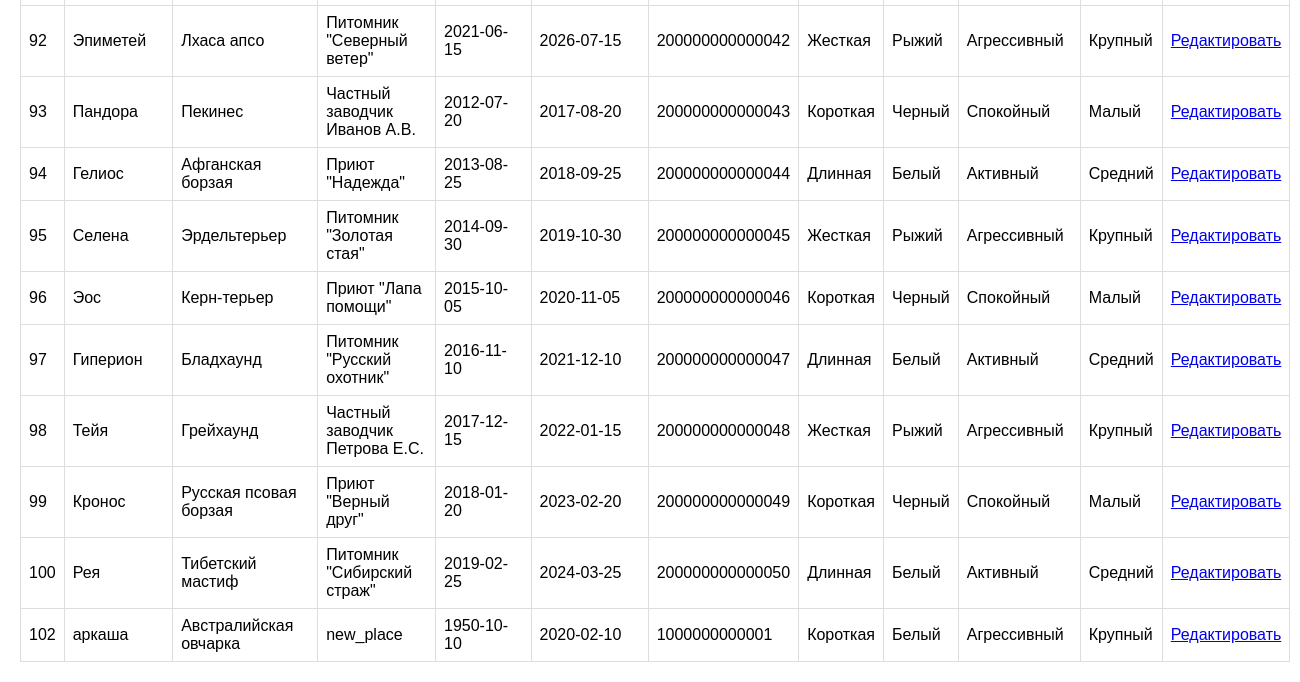
Before: /view (lower part) with the older database file.
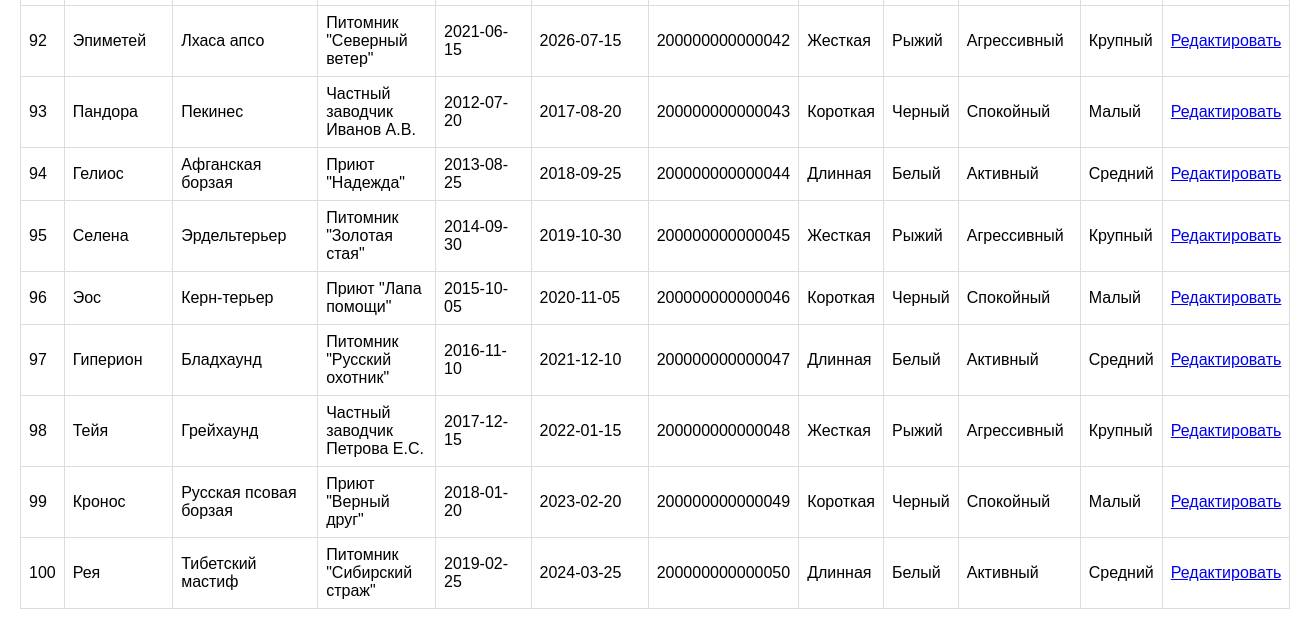
After: the same page with the newer database file.
### tables this page shows
CREATE TABLE "dogs" (
	"id"	INTEGER,
	"name"	VARCHAR(100) NOT NULL,
	"birth_date"	DATE,
	"breeds_id"	INTEGER,
	"getting_id"	INTEGER,
	"vet_examinations_id"	INTEGER,
	"location_id"	INTEGER,
	"registration_date"	DATE,
	"microchip_number"	VARCHAR(20),
	"coat_type"	INTEGER,
	"color_variations"	INTEGER,
	"temperament"	INTEGER,
	"size"	INTEGER,
	PRIMARY KEY("id" AUTOINCREMENT),
	FOREIGN KEY("breeds_id") REFERENCES "breeds"("id"),
	FOREIGN KEY("coat_type") REFERENCES "coat_type"("id"),
	FOREIGN KEY("color_variations") REFERENCES "color_variations"("id"),
	FOREIGN KEY("getting_id") REFERENCES "getting"("id"),
	FOREIGN KEY("location_id") REFERENCES "locations"("id"),
	FOREIGN KEY("size") REFERENCES "size"("id"),
	FOREIGN KEY("temperament") REFERENCES "temperament"("id"),
	FOREIGN KEY("vet_examinations_id") REFERENCES "vet_examinations"("id")
);

CREATE TABLE breeds (
    id INTEGER PRIMARY KEY AUTOINCREMENT,
    breed_name VARCHAR(100) NOT NULL,
    breed_group VARCHAR(50),
    origin_country VARCHAR(50),
    average_lifes INTEGER,
    typical_use VARCHAR(100),
    common_health_issues VARCHAR(200),
    recommended_vaccinations VARCHAR(200),
    veterinary_care VARCHAR(50),
    average_weight_male FLOAT,
    average_weight_female FLOAT,
    trainability_level VARCHAR(50),
    recommended_training_age INTEGER,
    common_behavioral_issues VARCHAR(200),
    preferred_training_methods VARCHAR(200),
    typical_learning_period INTEGER
);

CREATE TABLE locations (
    id INTEGER PRIMARY KEY AUTOINCREMENT,
    location_name VARCHAR(100) NOT NULL,
    location_type VARCHAR(50),
    address VARCHAR(200),
    contact_info VARCHAR(100),
    price FLOAT,
    availability INTEGER,
    website VARCHAR(200)
);

CREATE TABLE coat_type (
    id INTEGER PRIMARY KEY AUTOINCREMENT,
    coat_type_name VARCHAR(50) NOT NULL
);

CREATE TABLE color_variations (
    id INTEGER PRIMARY KEY AUTOINCREMENT,
    color_variations_name VARCHAR(50) NOT NULL
);

CREATE TABLE temperament (
    id INTEGER PRIMARY KEY AUTOINCREMENT,
    temperament_name VARCHAR(50) NOT NULL
);

CREATE TABLE size (
    id INTEGER PRIMARY KEY AUTOINCREMENT,
    size_name VARCHAR(50) NOT NULL
);

### flask_app.py (the view)
@app.route('/view')
def view():
    with get_db_connection() as conn:
        cursor = conn.cursor()
        query = """
            SELECT d.id, d.name, b.breed_name, l.location_name, d.birth_date, d.registration_date, d.microchip_number,
                   ct.coat_type_name, cv.color_variations_name, t.temperament_name, s.size_name
            FROM dogs d
            JOIN breeds b ON d.breeds_id = b.id
            JOIN locations l ON d.location_id = l.id
            JOIN coat_type ct ON d.coat_type = ct.id
            JOIN color_variations cv ON d.color_variations = cv.id
            JOIN temperament t ON d.temperament = t.id
            JOIN size s ON d.size = s.id
            ORDER BY d.id
        """
        dogs = cursor.execute(query).fetchall()
    return render_template('view.html', dogs=dogs)

### flask_app.py (called while the page is built)
def get_db_connection():
    conn = sqlite3.connect(DB_PATH, timeout=10)
    conn.row_factory = sqlite3.Row
    return conn

### templates/view.html (shortened to what this page needs)
<!DOCTYPE html>
<html lang="ru">
<head>
    <link rel="stylesheet" href="{{ url_for('static', filename='style.css') }}">
</head>
<body>
    {% if dogs %}
        <table>
            {% for dog in dogs %}
            <tr>
                <td>{{ dog['id'] }}</td>
                <td>{{ dog['name'] }}</td>
                <td>{{ dog['breed_name'] }}</td>
                <td>{{ dog['location_name'] or 'Не указано' }}</td>
                <td>{{ dog['birth_date'] or 'Не указано' }}</td>
                <td>{{ dog['registration_date'] or 'Не указано' }}</td>
                <td>{{ dog['microchip_number'] or 'Не указано' }}</td>
                <td>{{ dog['coat_type_name'] or 'Не указано' }}</td>
                <td>{{ dog['color_variations_name'] or 'Не указано' }}</td>
                <td>{{ dog['temperament_name'] or 'Не указано' }}</td>
                <td>{{ dog['size_name'] or 'Не указано' }}</td>
		<td><a href="{{ url_for('edit', id=dog['id']) }}">Редактировать</a></td>
            </tr>
            {% endfor %}
        </table>
    {% else %}
        <p>Нет собак для отображения.</p>
    {% endif %}
</body>
</html>

### static/style.css (style rules this page uses)
body { font-family: Arial, sans-serif; margin: 20px; }
table { border-collapse: collapse; width: 100%; }

Changed rows visible on the page:
removed dogs: id "102", name "аркаша", breed_name "Австралийская овчарка", location_name "new_place", birth_date "1950-10-10", registration_date "2020-02-10", microchip_number "1000000000001", coat_type_name "Короткая", color_variations_name "Белый", temperament_name "Агрессивный", size_name "Крупный"
